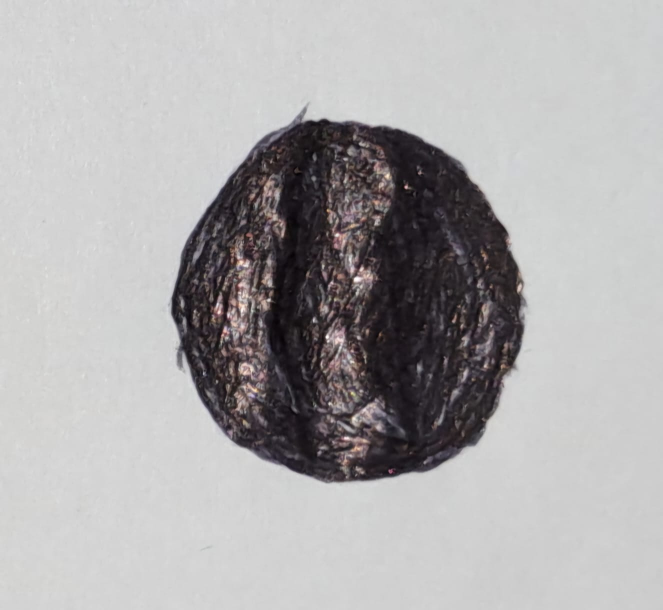
#> input picture dataset/circle/circle_90.jpg, 1326 x 1220 px (shown at 1/2 size); its folder holds only this picture in this run
$ python data_preprocessing.py
#> lines starting #> are read from the running program, lines starting #| are printed output that depends on the picture
import os
import cv2
import numpy as np
from sklearn.model_selection import train_test_split

def load_data(data_dir):
#> called with data_dir = 'dataset'
    images = []
    labels = []

    # Update daftar kategori
    categories = [
        'circle', 'decagon', 'heptagon', 'hexagon', 'kite', 'nonagon',
        'octagon', 'oval', 'parallelogram', 'pentagon', 'rectangle',
        'rhombus', 'semicircle', 'square', 'star', 'trapezoid', 'triangle'
    ]
    label_map = {cat: i for i, cat in enumerate(categories)}

    for category in categories:
        folder_path = os.path.join(data_dir, category)
        for img_name in os.listdir(folder_path):
            img_path = os.path.join(folder_path, img_name)
            img = cv2.imread(img_path, cv2.IMREAD_GRAYSCALE)
#> img: shape (1220, 1326); min 1, max 255, mean 171.9
            img = cv2.resize(img, (64, 64))  # Resize to 64x64
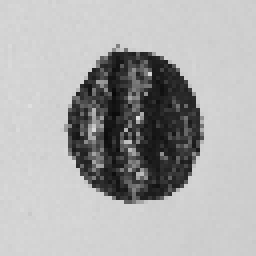
#> img: shape (64, 64) (shown 4 times larger); min 8, max 223, mean 172.1
            images.append(img)
            labels.append(label_map[category])

    images = np.array(images) / 255.0  # Normalize pixel values
    labels = np.array(labels)
    return train_test_split(images, labels, test_size=0.2, random_state=42)

if __name__ == "__main__":
#> (the run stopped early here; a loop or call above may not have finished)
